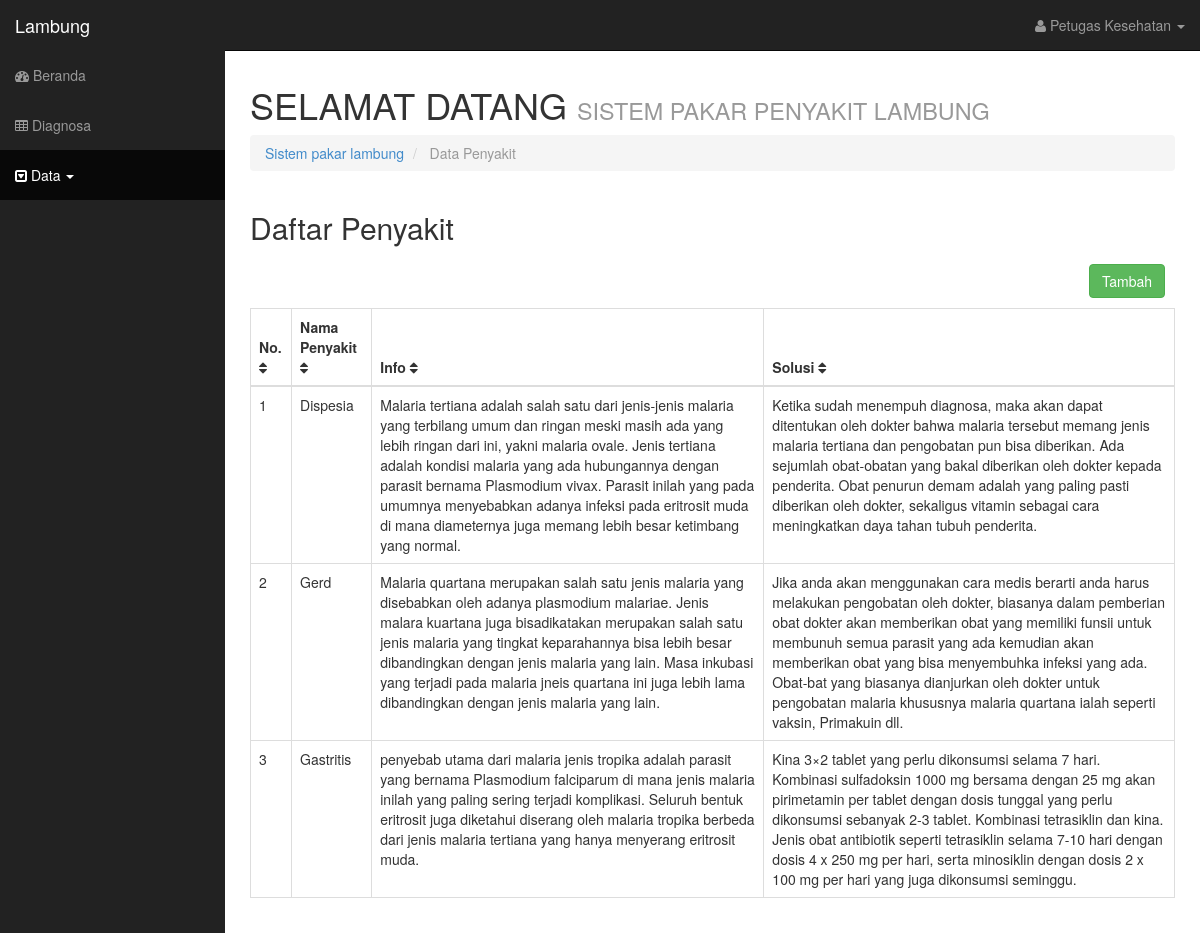
/index.php/data, run on the app's committed database.
### tables this page shows
CREATE TABLE `penyakit` (
  `id_penyakit` int(11) NOT NULL,
  `nama_penyakit` varchar(50) NOT NULL,
  `info` longtext NOT NULL,
  `solusi` longtext NOT NULL
);

### application/controllers/Data.php (called while the page is built, shortened)
<?php
class Data extends CI_Controller {
	function __construct(){
    $this->load->model('M_data', 'informasi');
  }
  function index()
	{
		$data['penyakit'] = $this->informasi->get_data_penyakit()->result_array();
		$this->load->view('pages/data_penyakit', $data);
	}
}

### index.php (called while the page is built, shortened)
<?php
require_once BASEPATH.'core/CodeIgniter.php';

### application/models/M_data.php (called while the page is built, shortened)
<?php
class M_data extends CI_Model {
  function get_data_penyakit() {
    $this->db->select('*');
    $this->db->from('penyakit');
    return $this->db->get();
  }
}

### application/views/pages/data_penyakit.php (the view, shortened to what this page needs)
<body>
	<div id="wrapper">
		<div id="page-wrapper">
			<div class="row">
				<div class="col-lg-12">
					<h1>SELAMAT DATANG <small>SISTEM PAKAR PENYAKIT LAMBUNG</small></h1>
					<ol class="breadcrumb">
						<li><a href="index.html"><i class="icon-dashboard"></i> Sistem pakar lambung</a></li>
						<li class="active"><i class="icon-file-alt"></i> Data Penyakit</li>
					</ol>
				</div>
			</div>
			<div class="row">
				<div class="col-lg-12">
					<h2>Daftar Penyakit</h2>
					<button style="float: right; margin: 10px" class="btn btn-success" data-toggle="modal" data-target="#tambah">Tambah</button>
					<div class="table-responsive">
						<table class="table table-bordered table-hover tablesorter">
							<thead>
								<tr>
									<th>No. <i class="fa fa-sort"></i></th>
									<th>Nama Penyakit <i class="fa fa-sort"></i></th>
									<th>Info <i class="fa fa-sort"></i></th>
									<th>Solusi <i class="fa fa-sort"></i></th>
								</tr>
							</thead>
							<tbody>
								<?php $i=1; foreach($penyakit as $b => $row) { ?>
									<tr>
										<td><?= $i++ ?></td>
										<td><?= $row['nama_penyakit'] ?></td>
										<td><?= $row['info'] ?></td>
										<td><?= $row['solusi'] ?></td>
									</tr>
								<?php } ?>
							</tbody>
						</table>
					</div>
				</div>
			</div>
		</div>
	</div>
</body>
</html>

### assets/css/sb-admin.css (style rules this page uses)
body { margin-top: 50px; }
#wrapper { padding-left: 0; }
#page-wrapper { width: 100%; padding: 5px 15px; }
table.tablesorter thead { cursor: pointer; }
@media (min-width:768px) { #wrapper { padding-left: 225px; } }
@media (min-width:768px) { #page-wrapper { padding: 15px 25px; } }

### data on the page
penyakit: nama_penyakit "Dispesia", info "Malaria tertiana adalah salah satu dari jenis-jenis malaria yang terbilang umum dan ringan meski masih ada yang lebih ringan dari ini, yakni malaria ovale. Jenis tertiana adalah kondisi malaria yang ada hubungannya dengan parasit bernama Plasmodium vivax. Parasit inilah yang pada umumnya menyebabkan adanya infeksi pada eritrosit muda di mana diameternya juga memang lebih besar ketimbang yang normal.", solusi "Ketika sudah menempuh diagnosa, maka akan dapat ditentukan oleh dokter bahwa malaria tersebut memang jenis malaria tertiana dan pengobatan pun bisa diberikan. Ada sejumlah obat-obatan yang bakal diberikan oleh dokter kepada penderita. Obat penurun demam adalah yang paling pasti diberikan oleh dokter, sekaligus vitamin sebagai cara meningkatkan daya tahan tubuh penderita."
penyakit: nama_penyakit "Gerd", info "Malaria quartana merupakan salah satu jenis malaria yang disebabkan oleh adanya plasmodium malariae. Jenis malara kuartana juga bisadikatakan merupakan salah satu jenis malaria yang tingkat keparahannya bisa lebih besar dibandingkan dengan jenis malaria yang lain. Masa inkubasi yang terjadi pada malaria jneis quartana ini juga lebih lama dibandingkan dengan jenis malaria yang lain.", solusi "Jika anda akan menggunakan cara medis berarti anda harus melakukan pengobatan oleh dokter, biasanya dalam pemberian obat dokter akan memberikan obat yang memiliki funsii untuk membunuh semua parasit yang ada kemudian akan memberikan obat yang bisa menyembuhka infeksi yang ada. Obat-bat yang biasanya dianjurkan oleh dokter untuk pengobatan malaria khususnya malaria quartana ialah seperti vaksin, Primakuin dll."
penyakit: nama_penyakit "Gastritis", info "penyebab utama dari malaria jenis tropika adalah parasit yang bernama Plasmodium falciparum di mana jenis malaria inilah yang paling sering terjadi komplikasi. Seluruh bentuk eritrosit juga diketahui diserang oleh malaria tropika berbeda dari jenis malaria tertiana yang hanya menyerang eritrosit muda.", solusi "Kina 3×2 tablet yang perlu dikonsumsi selama 7 hari. Kombinasi sulfadoksin 1000 mg bersama dengan 25 mg akan pirimetamin per tablet dengan dosis tunggal yang perlu dikonsumsi sebanyak 2-3 tablet. Kombinasi tetrasiklin dan kina. Jenis obat antibiotik seperti tetrasiklin selama 7-10 hari dengan dosis 4 x 250 mg per hari, serta minosiklin dengan dosis 2 x 100 mg per hari yang juga dikonsumsi seminggu."
